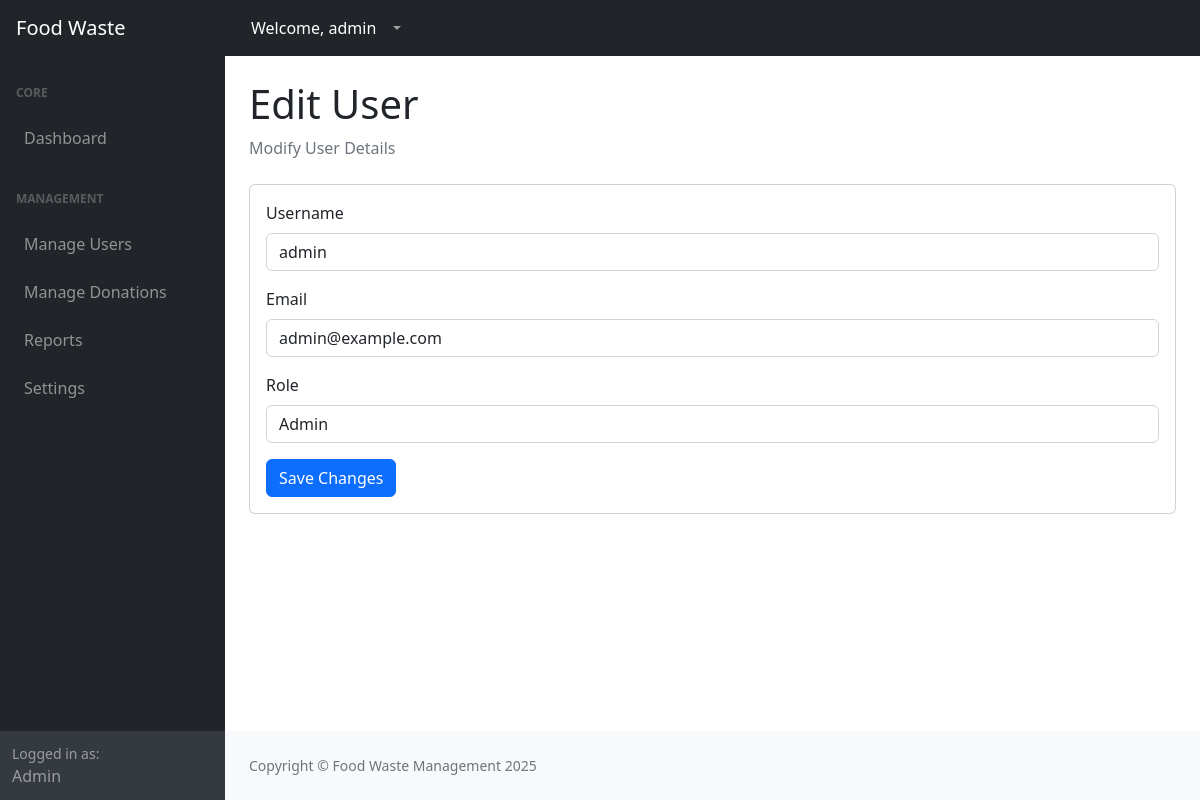
/admin/edit_user.php?id=1 (signed in), run on the app's committed database.
### tables this page shows
CREATE TABLE `users` (
  `id` int(11) NOT NULL,
  `username` varchar(100) NOT NULL,
  `email` varchar(100) NOT NULL,
  `password` varchar(255) NOT NULL,
  `role` enum('admin','donor','receiver') NOT NULL,
  `created_at` timestamp NOT NULL DEFAULT current_timestamp()
);

### admin/edit_user.php (the view, shortened to what this page needs)
<?php
include '../database/db_connect.php';
$user_id = $_GET['id'];
$stmt = $conn->prepare("SELECT username, email, role FROM users WHERE id = ?");
$stmt->bind_param("i", $user_id);
$stmt->execute();
$result = $stmt->get_result();
$user = $result->fetch_assoc();
?>
<!DOCTYPE html>
<html lang="en">
<head>
    <link href="../assets/css/styles.css" rel="stylesheet" />
</head>
<body class="sb-nav-fixed">
    <?php include '../includes/topbar.php'; ?>
    <div id="layoutSidenav">
        <?php include '../includes/sidebar.php'; ?>
        <div id="layoutSidenav_content">
            <main>
                <div class="container-fluid px-4">
                    <h1 class="mt-4">Edit User</h1>
                    <ol class="breadcrumb mb-4">
                        <li class="breadcrumb-item active">Modify User Details</li>
                    </ol>
                    <div class="card mb-4">
                        <div class="card-body">
                            <form method="POST">
                                <div class="mb-3">
                                    <label for="username" class="form-label">Username</label>
                                    <input type="text" class="form-control" id="username" name="username" value="<?php echo htmlspecialchars($user['username']); ?>" required>
                                </div>
                                <div class="mb-3">
                                    <label for="email" class="form-label">Email</label>
                                    <input type="email" class="form-control" id="email" name="email" value="<?php echo htmlspecialchars($user['email']); ?>" required>
                                </div>
                                <div class="mb-3">
                                    <label for="role" class="form-label">Role</label>
                                    <select class="form-control" id="role" name="role">
                                        <option value="admin" <?php if ($user['role'] == 'admin') echo 'selected'; ?>>Admin</option>
                                    </select>
                                </div>
                                <button type="submit" class="btn btn-primary">Save Changes</button>
                            </form>
                        </div>
                    </div>
                </div>
            </main>
            <?php include '../includes/footer.php'; ?>
        </div>
    </div>
</body>
</html>

### data on the page
users: username "admin", email "admin@example.com", role "Admin"

### other printed values
$username "admin"
$user_role "Admin"
